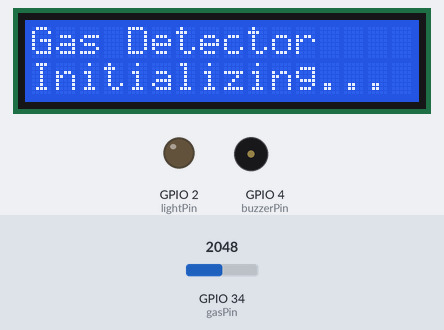
A sketch run on a simulated ESP32. On the bench: 16×2 character LCD, output pins drawn as LEDs (lit = HIGH), buzzer (waves = sounding, pin HIGH). The test bench sets the inputs (shaded band); at power-on: GPIO 34 (gasPin) = 2048. WiFi joins after 1.5 s; servers stay silent unless stated; what the sketch prints to the serial monitor is not drawn.

Above: at 0.1 s.
3.3 s: GPIO 34 (gasPin) set to 2934
At 10.3 s:
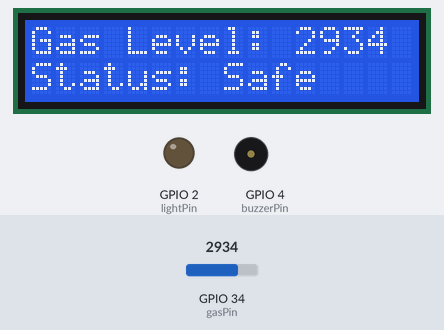
10.9 s: GPIO 34 (gasPin) set to 3033
At 12.1 s:
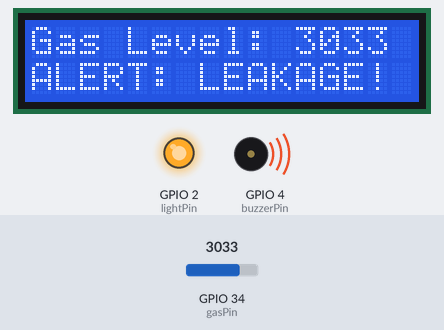
14.9 s: GPIO 34 (gasPin) set to 2960
At 16.8 s:
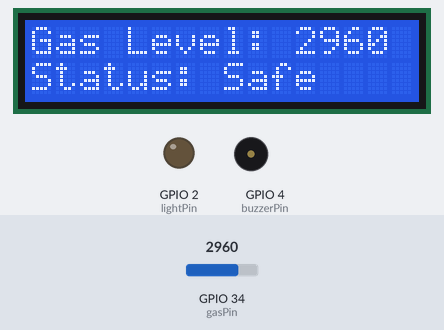
Timing chart, 0 to 18.3 s (numbered marks = the images above; inputs shaded):
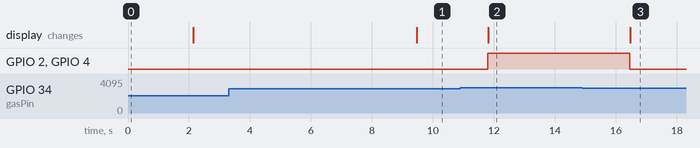

Measured:
- the behaviour switches between 2999 and 3000 on GPIO 34 (gasPin) (found by bisection; images 1 and 2)
- after the input at 3.3 s, the display: changes after 6.2 s (image 1)
- after the input at 10.9 s, GPIO 2 (lightPin), GPIO 4 (buzzerPin): LOW → HIGH after 0.89 s; the display: changes after 0.91 s (image 2)
- after the input at 14.9 s, GPIO 2 (lightPin), GPIO 4 (buzzerPin): HIGH → LOW after 1.6 s; the display: changes after 1.6 s (image 3)

The sketch:

Gas_Pro.ino
```cpp
#include <WiFi.h>
#include <Wire.h>               // Required for I2C communication
#include <LiquidCrystal_I2C.h>  // Library for the LCD
#include "ThingSpeak.h"

// --- LCD CONFIGURATION ---
// set the LCD number of columns and rows
int lcdColumns = 16;
int lcdRows = 2;

// set LCD address, number of columns and rows
// Common addresses are 0x27 or 0x3F. If 0x27 doesn't work, try 0x3F.
LiquidCrystal_I2C lcd(0x27, lcdColumns, lcdRows);

// --- NETWORK CONFIGURATION ---
char ssid[] = "AkikPatel1557";
char pass[] = "00000000";
int keyIndex = 0;
WiFiClient  client;

// --- PIN DEFINITIONS ---
#define lightPin 2
#define buzzerPin 4
#define gasPin 34

// --- THINGSPEAK CONFIGURATION ---
unsigned long myChannelNumber = 3176303;
const char * myWriteAPIKey = "H9N6XU6VR5SS0YHI";

void setup() {
  Serial.begin(115200);

  // Initialize Pins
  pinMode(gasPin, INPUT);
  pinMode(lightPin, OUTPUT);
  pinMode(buzzerPin, OUTPUT);
  digitalWrite(lightPin, LOW);
  digitalWrite(buzzerPin, LOW);

  // Initialize LCD
  lcd.init();
  lcd.backlight();

  // Show Startup Message
  lcd.setCursor(0, 0);
  lcd.print("Gas Detector");
  lcd.setCursor(0, 1);
  lcd.print("Initializing...");
  delay(2000);
  lcd.clear();

  while (!Serial) {
    ; // wait for serial port to connect
  }

  WiFi.mode(WIFI_STA);
  ThingSpeak.begin(client);
}

void loop() {
  // 1. Read Sensor
  int gasValue = analogRead(gasPin);
  Serial.print("Gas Value: ");
  Serial.println(gasValue);

  // 2. Update Hardware (LED/Buzzer) & LCD
  lcd.setCursor(0, 0); // Top row
  lcd.print("Gas Level: " + String(gasValue) + "   "); // Extra spaces to clear old numbers

  if(gasValue >= 3000) {
    // Danger State
    digitalWrite(lightPin, HIGH);
    digitalWrite(buzzerPin, HIGH);

    lcd.setCursor(0, 1); // Bottom row
    lcd.print("ALERT: LEAKAGE! ");
  } else {
    // Safe State
    digitalWrite(lightPin, LOW);
    digitalWrite(buzzerPin, LOW);

    lcd.setCursor(0, 1); // Bottom row
    lcd.print("Status: Safe    ");
  }

  // 3. WiFi Connection Check
  if(WiFi.status() != WL_CONNECTED){
    Serial.print("Attempting to connect to SSID: ");
    lcd.setCursor(0, 1);
    lcd.print("Wifi Connecting.");
    while(WiFi.status() != WL_CONNECTED){
      WiFi.begin(ssid, pass);
      delay(5000);
    }
    Serial.println("\nConnected.");
  }

  // 4. Update ThingSpeak
  // Note: ThingSpeak updates take time, so the LCD might pause briefly here.
  int x = ThingSpeak.writeField(myChannelNumber, 1, gasValue, myWriteAPIKey);
  if(x == 200){
    Serial.println("Channel update successful.");
  }
  else{
    Serial.println("Problem updating channel. HTTP error code " + String(x));
  }

  // 5. Delay
  // ThingSpeak requires ~15 seconds between updates on free accounts.
  // During this delay, the LCD will not update new values.
  delay(2000);
}
```
